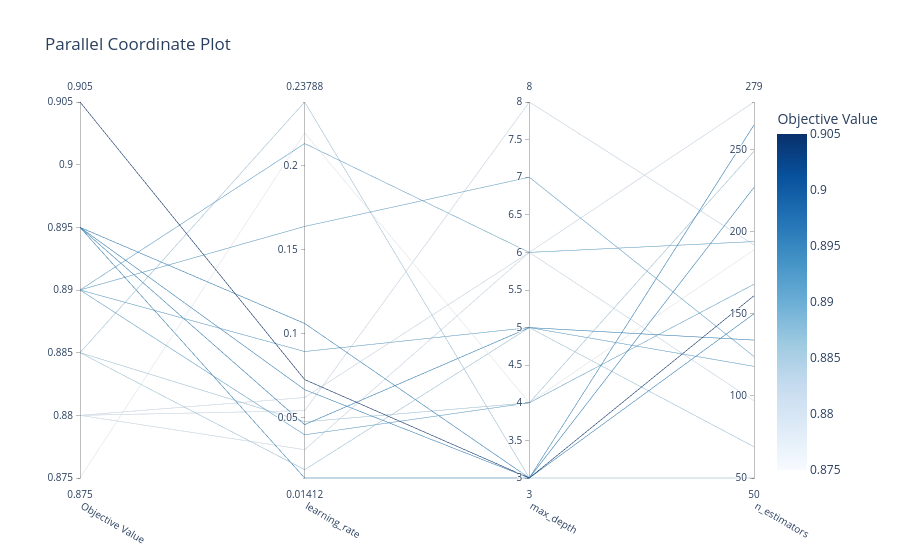

Notebook cell for this chart:
### Code cell
fig=vis.plot_parallel_coordinate(study)
fig.show()

### Figure 1 — Plotly figure (JSON) as saved in the notebook; plotly's stock layout.template omitted (floating-point values rounded to 4 significant figures)
{"data": [{"dimensions": [{"label": "Objective Value", "range": [0.875, 0.905], "values": [0.885, 0.89, 0.875, 0.905, 0.88, 0.89, 0.895, 0.88, 0.895, 0.89, 0.885, 0.895, 0.88, 0.895, 0.885, 0.89]}, {"label": "learning_rate", "range": [0.01412, 0.2379], "values": [0.2379, 0.2132, 0.2194, 0.07267, 0.03099, 0.1638, 0.04589, 0.05417, 0.1061, 0.08938, 0.01905, 0.0667, 0.062, 0.01412, 0.04754, 0.03982]}, {"label": "max_depth", "range": [3, 8], "values": [3, 6, 4, 3, 6, 7, 5, 8, 3, 5, 5, 3, 6, 3, 4, 4]}, {"label": "n_estimators", "range": [50, 279], "values": [50, 194, 189, 161, 279, 124, 134, 192, 265, 118, 69, 150, 97, 227, 249, 168]}], "labelangle": 30, "labelside": "bottom", "line": {"color": [0.885, 0.89, 0.875, 0.905, 0.88, 0.89, 0.895, 0.88, 0.895, 0.89, 0.885, 0.895, 0.88, 0.895, 0.885, 0.89], "colorbar": {"title": {"text": "Objective Value"}}, "colorscale": [[0, "rgb(247,251,255)"], [0.125, "rgb(222,235,247)"], [0.25, "rgb(198,219,239)"], [0.375, "rgb(158,202,225)"], [0.5, "rgb(107,174,214)"], [0.625, "rgb(66,146,198)"], [0.75, "rgb(33,113,181)"], [0.875, "rgb(8,81,156)"], [1, "rgb(8,48,107)"]], "reversescale": false, "showscale": true}, "type": "parcoords"}], "layout": {"title": {"text": "Parallel Coordinate Plot"}}}
